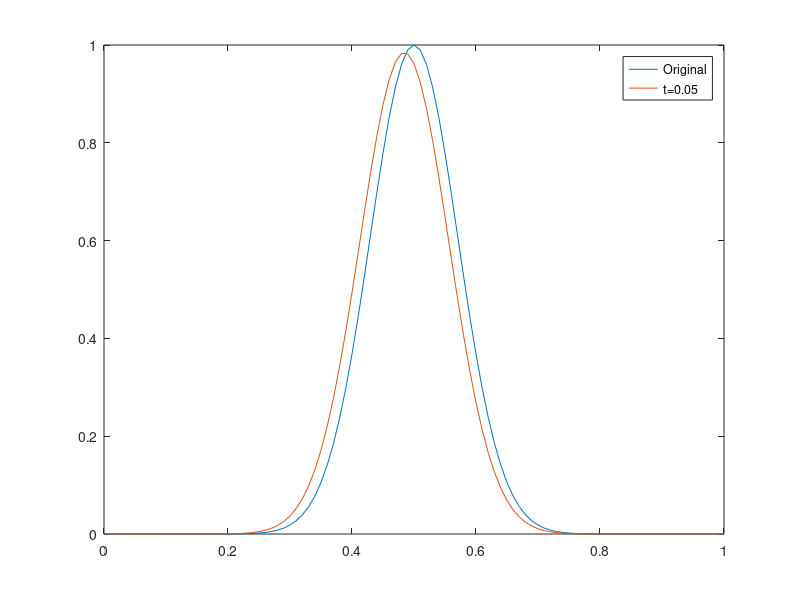
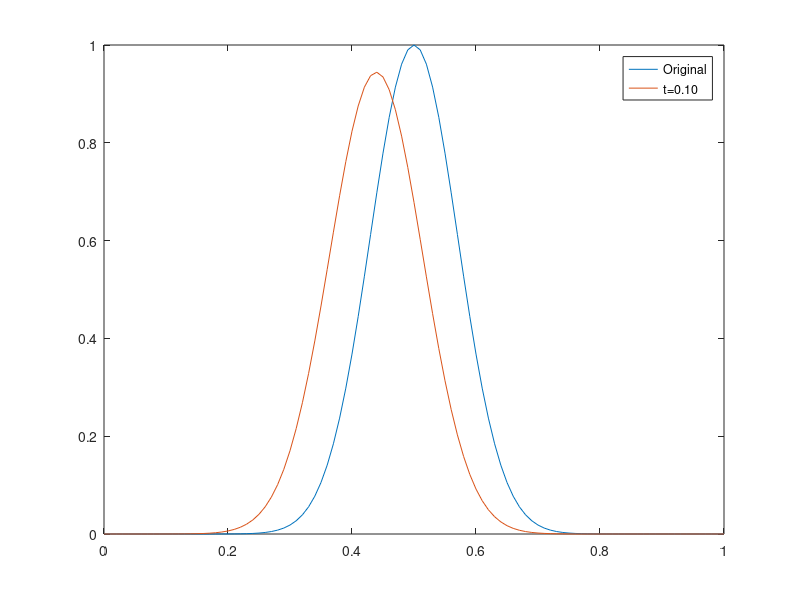
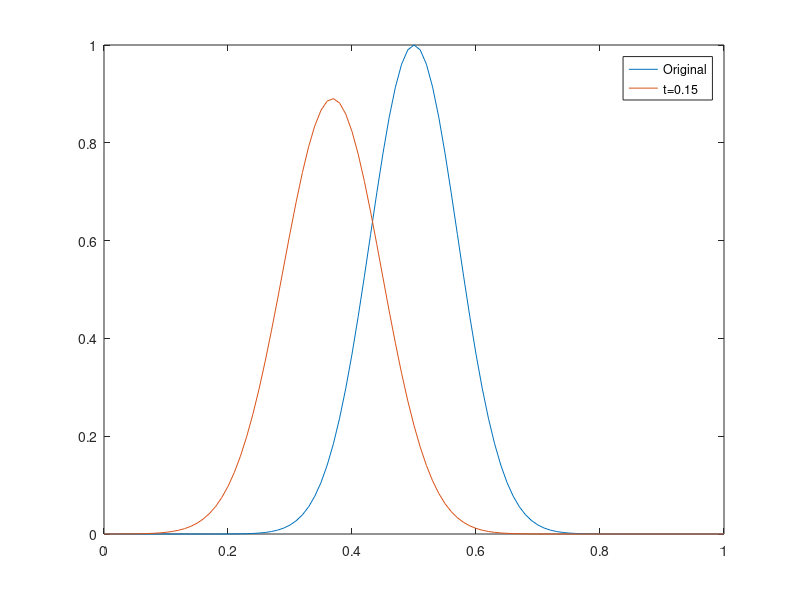
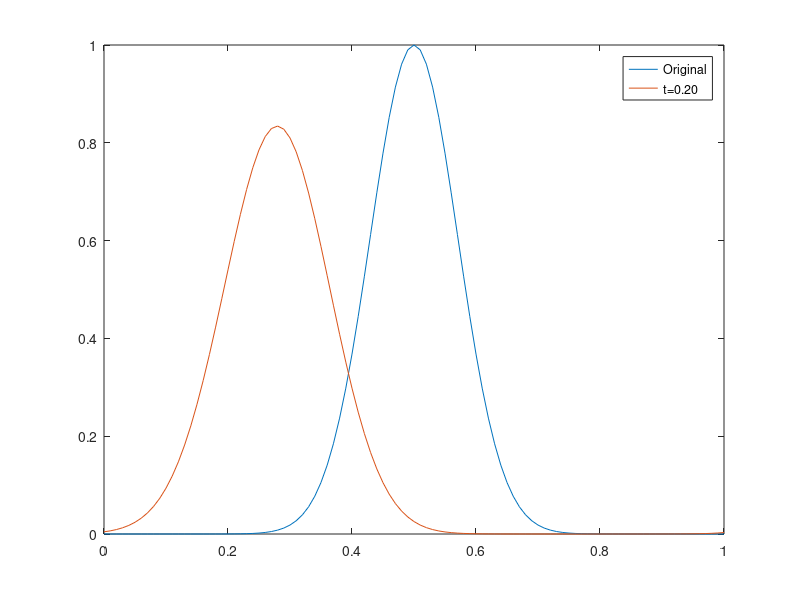

These figures' MATLAB source, in order:
%% Header
clear; close all; clc;

%% Problem 1
% Analytical solution

dt = 1e-4;
t = 0:dt:2;
L = 1;
u = 1;
n = 101 + 2;
dx = L/(n-2);

x = linspace(0,L,n-2);

%Initial Conditions
phi = zeros(length(t), n);
phi(1,2:end-1) = exp(-(x-0.5).^2 ./ 0.01);
phi(1, 1) = phi(1, end-1);
phi(1, end) = phi(1, 2);

%Make video
j=1;

%Calculate values
for i = 1:length(t)
    u = 2*sin(2*pi*(i*dt));
    if u >= 0
        phi(i+1, 2:end-1) = (u*(phi(i, 3:end) - phi(i, 2:end-1))/(dx))*dt + phi(i, 2:end-1);
    else
        phi(i+1, 2:end-1) = (u*(phi(i, 2:end-1) - phi(i, 1:end-2))/(dx))*dt + phi(i, 2:end-1);
    end
    phi(i+1, 1) = phi(i, end-1);
    phi(i+1, end) = phi(i, 2);

    if mod(i,500) == 0
        path = sprintf('%03d.png', j);
        j = j+1;
        name = sprintf('t=%2.2f',i*dt);
        plot(x, phi(1,2:end-1),x,phi(i,2:end-1));
        legend('Original', name);
        saveas(gcf, path)
        pause(0.1);
    end
end

